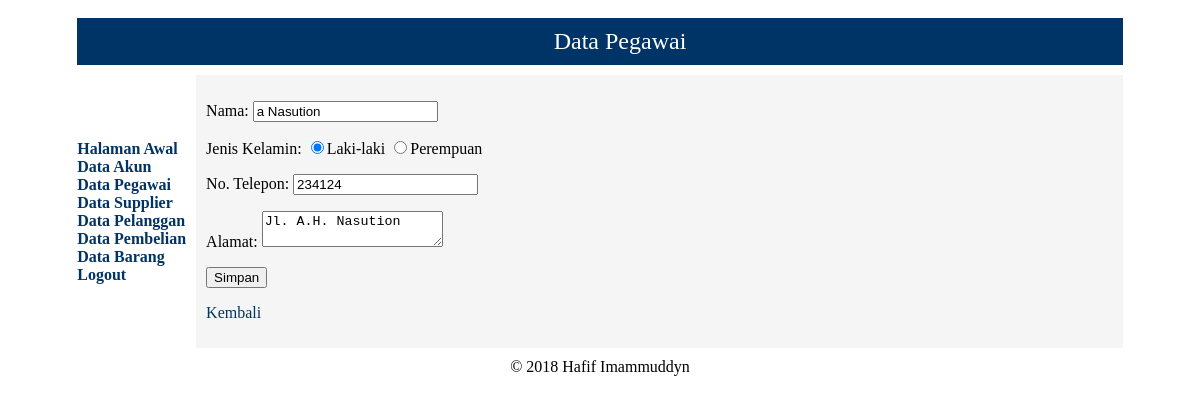
The app's page /edit_pegawai.php?id=24 (signed in) with its own data.
### tables this page shows
CREATE TABLE `tb_pegawai` (
  `kode_pegawai` int(11) NOT NULL AUTO_INCREMENT,
  `nama_lengkap` varchar(100) NOT NULL,
  `jenis_kelamin` enum('L','P') NOT NULL,
  `no_telepon` varchar(15) NOT NULL,
  `alamat` varchar(255) NOT NULL,
  PRIMARY KEY (`kode_pegawai`)
);

### edit_pegawai.php (the view, shortened to what this page needs)
<?php
if (isset($_GET['id']) && is_numeric($_GET['id'])) {
    $id = $_GET['id'];
} elseif (isset($_POST['id']) && is_numeric($_POST['id'])) {
    $id = $_POST['id'];
} else {
  idError:
    echo '<p>Terjadi kesalahan saat mencoba mengakses halaman ini.<p>';
    goto endScript;
}
require('mysqli_connect.php');
$q = "SELECT * FROM tb_pegawai WHERE kode_pegawai = $id";
$r = @mysqli_query($dbc, $q);
if ($r) {
    if (mysqli_num_rows($r) == 1) {
        $row = mysqli_fetch_array($r, MYSQLI_ASSOC);
    } else {
        goto idError;
    }
} else {
    goto idError;
}
if ($_SERVER['REQUEST_METHOD'] == 'POST') {
    $val = array_map('strip_tags', $_POST);
    $val = array_map('htmlentities', $val);
    $val = array_map('trim', $val);
    $errors = [];
    if (empty($val['nama']) && !preg_match("/^[\w+|\040*|\'*|\056*]{2,100}$/", $val['nama'])) {
        $errors[] = 'Nama tidak valid!';
    }
    if (empty($val['jk']) || !in_array($val['jk'], ['L', 'P'])) {
        $errors[] = 'Jenis kelamin tidak valid!';
    }
    if (empty($val['no_telp']) || !is_numeric($val['no_telp']) || (strlen($val['no_telp']) < 3) || (strlen($val['no_telp']) > 15)) {
        $errors[] = 'No. Telepon tidak valid!';
    }
    if (empty($val['alamat']) || (strlen($val['alamat']) < 4) || (strlen($val['alamat']) > 255)) {
        $errors[] = 'Alamat tidak valid!';
    }
    checkError:
    if (!empty($errors)) {
        echo '<h2>Terjadi kesalahan!</h2><p>';
        foreach ($errors as $e) {
            echo ' - ' . $e . '<br />';
        }
        echo '</p>';
        goto form;
    } else {
        $nl = mysqli_real_escape_string($dbc, $val['nama']);
        $jk = mysqli_real_escape_string($dbc, $val['jk']);
        $nt = mysqli_real_escape_string($dbc, $val['no_telp']);
        $a = mysqli_real_escape_string($dbc, $val['alamat']);
        $q = "SELECT * FROM tb_pegawai WHERE (kode_pegawai != $id AND ((nama_lengkap = '$nl' AND jenis_kelamin = '$jk' AND alamat = '$a') OR (no_telepon = '$nt')))";
        $r = @mysqli_query($dbc, $q);
        if ($r) {
            if (mysqli_num_rows($r) != 0) {
                $errors[] = 'Data sudah ada!';
                goto checkError;
            } else {
                $q = "UPDATE tb_pegawai SET nama_lengkap = '$nl', jenis_kelamin = '$jk', no_telepon = '$nt', alamat = '$a' WHERE kode_pegawai = $id LIMIT 1";
                $r = @mysqli_query($dbc, $q);
                if ($r) {
                    if (mysqli_affected_rows($dbc) == 1) {
                        echo '<p>Perubahan berhasil disimpan.</p>';
                    } else {
                        echo '<p>Tidak ada perubahan yang disimpan.</p>';
                    }
                } else {
                    echo '<h2>Terjadi kesalahan sistem!</h2><p>Query: ' . mysqli_error($dbc) . '</p>';
                }
            }
        } else {
            echo '<h2>Terjadi kesalahan sistem!</h2><p>Query: ' . mysqli_error($dbc) . '</p>';
        }
    }
} else {
    if (isset($val['nama'])) {
        $stNama = $val['nama'];
    } else {
        $stNama = $row['nama_lengkap'];
    }
    if (isset($val['jk'])) {
        $stJk = $val['jk'];
    } else {
        $stJk = $row['jenis_kelamin'];
    }
    if (isset($val['no_telp'])) {
        $stNt = $val['no_telp'];
    } else {
        $stNt = $row['no_telepon'];
    }
    if (isset($val['alamat'])) {
        $stA = $val['alamat'];
    } else {
        $stA = $row['alamat'];
    }
    echo '<form action="edit_pegawai.php" method="post">
        <p>Nama: <input name="nama" type="text" minlength="2" maxlength="100" value="' . $stNama . '" /></p>
        <p>Jenis Kelamin: <input name="jk" type="radio" value="L" ' . (($stJk == 'L') ? ' checked="checked"' : '') . '/>Laki-laki <input name="jk" type="radio" value="P" ' . (($stJk == 'P') ? ' checked="checked"' : '') . ' />Perempuan</p>
        <p>No. Telepon: <input name="no_telp" type="text" minlength="3" maxlength="15" value="' . $stNt . '" /></p>
        <p>Alamat: <textarea name="alamat" row="6" col="50">' . $stA . '</textarea></p>
        <p><input name="id" type="hidden" value="' . $id . '" /></p>
        <p><input name="submit" type="submit" value="Simpan" /></p>
      </form>';
}
echo '<p><a class="navlink" href="lihat_pegawai.php">Kembali</a></p>';
?>

### records on screen
tb_pegawai: nama "a Nasution", jenis_kelamin "☑", no_telp "234124", alamat "Jl. A.H. Nasution"
